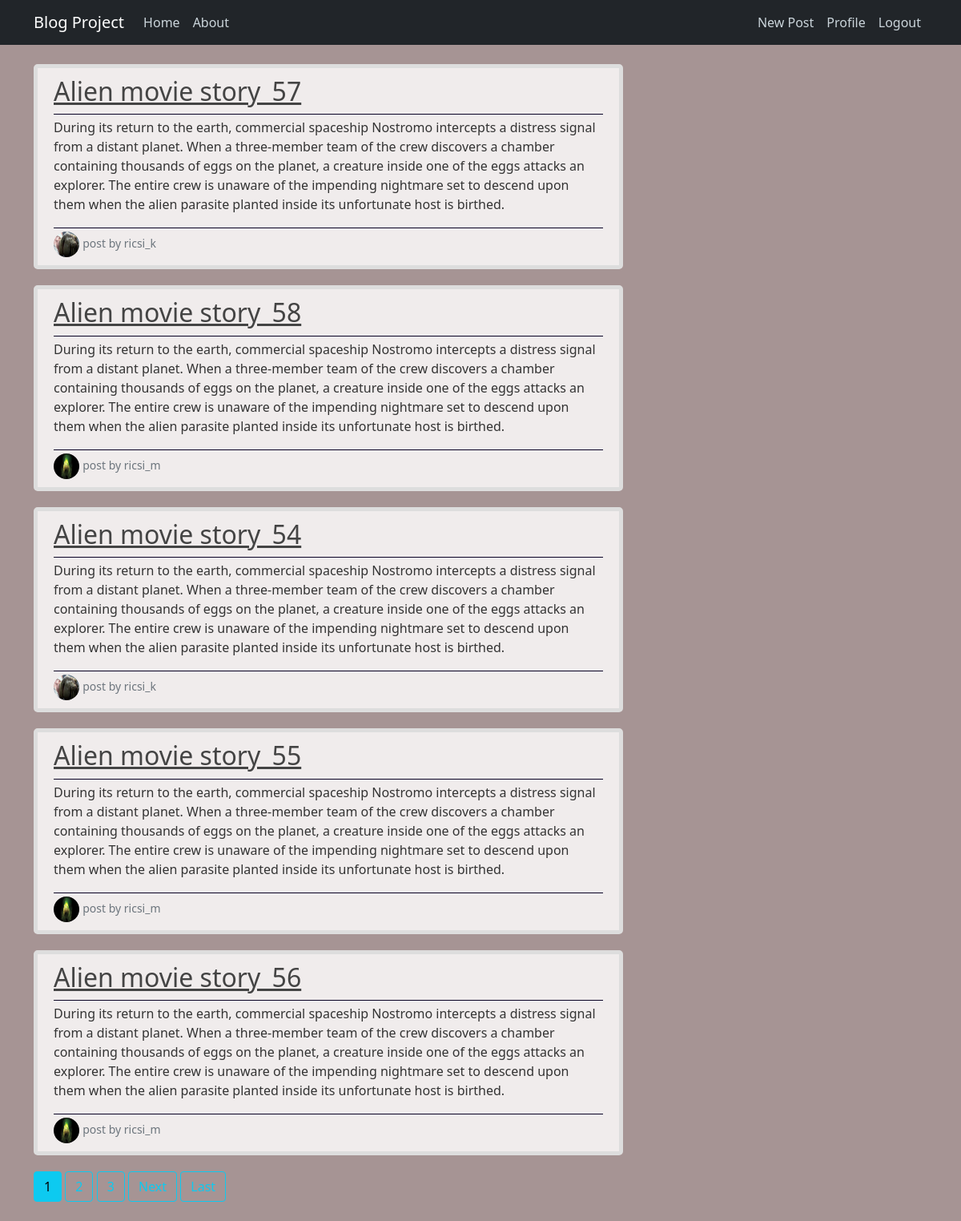
Screenshot of / (signed in) with the database file from the repository.
### core_blog/models.py (models this page shows, shortened)
class PostModel(models.Model):
    title = models.CharField(max_length=100)
    content = models.TextField(max_length=4000)
    date_posted = models.DateTimeField(default=timezone.now) #referencia hivatkozás
    author = models.ForeignKey(User, on_delete=models.DO_NOTHING)
    class Meta:
        db_table = 'posts'

### user_registration/models.py (models this page shows, shortened)
class ProfileModel(models.Model):
    user = models.OneToOneField(User,on_delete=models.CASCADE)
    image = models.ImageField(default='profile_pics/default.jpg', upload_to='profile_pics')
    class Meta:
        db_table = 'profile'

### core_blog/views.py (the view)
# urls.py: path('', PostsListView.as_view(), name='index'),
class PostsListView(ListView):
    model = PostModel
    template_name = 'blog/index.html'
    context_object_name = 'posts'
    ordering = ['-date_posted']
    paginate_by = 5

### templates/blog/index.html (shortened to what this page needs)
{% extends 'base/base.html' %}
{% block content %}
    {% for post in posts%}
        <article class="media content-section">
            <div class="article-metadata">
                <h2><a href="{% url 'post-detail' post.id %}" class="article-title">{{ post.title }}</a></h2>
            </div>
            <div class="article-metadata">
                <p>{{ post.content }}</p>
            </div>
            <div>
                <img class="rounded-circle article-img" src="{{ post.author.profilemodel.image.url }}">
                <small class="text-muted"> post by {{ post.author }}</small>
            </div>
        </article>
    {% endfor %}
    {% if is_paginated %}
        {% for num in page_obj.paginator.page_range %}
            {% if page_obj.number == num %}
                <a class="btn btn-info mb-4" href="?page={{ num }}">{{num}}</a>
            {% elif num > page_obj.number|add:'-3' and num < page_obj.number|add:'3' %}
                <a class="btn btn-outline-info mb-4" href="?page={{ num }}">{{num}}</a>
            {% endif %}
        {% endfor %}
        {% if page_obj.has_next%}
            <a class="btn btn-outline-info mb-4" href="?page={{ page_obj.next_page_number }}">Next</a>
            <a class="btn btn-outline-info mb-4"  href="?page={{ page_obj.paginator.num_pages }}">Last</a>
        {% endif %}
    {% endif %}
{% endblock %}

### static/main.css (style rules this page uses)
body { background: #a69494; color: #333333; margin-top: 5rem; }
h1, h2, h3, h4, h5, h6 { color: #444444; }
.content-section { background: #f0ecec; padding: 10px 20px; border: 5px solid #dddddd; border-radius: 5px; margin-bottom: 20px; }
.article-title { color: #444444; }
.article-img { height: 32px; width: 32px; }
.article-metadata { padding-bottom: 1px; margin-bottom: 4px; border-bottom: 1px solid #090225 }

### rows the page displays
PostModel: title "Alien movie story_57", content "During its return to the earth, commercial spaceship Nostromo intercepts a distress signal from a distant planet. When a three-member team of the crew discovers a chamber containing thousands of eggs on the planet, a creature inside one of the eggs attacks an explorer. The entire crew is unaware of the impending nightmare set to descend upon them when the alien parasite planted inside its unfortunate host is birthed.", author.profilemodel.image (picture), author "ricsi_k"
PostModel: title "Alien movie story_58", content "During its return to the earth, commercial spaceship Nostromo intercepts a distress signal from a distant planet. When a three-member team of the crew discovers a chamber containing thousands of eggs on the planet, a creature inside one of the eggs attacks an explorer. The entire crew is unaware of the impending nightmare set to descend upon them when the alien parasite planted inside its unfortunate host is birthed.", author.profilemodel.image (placeholder picture), author "ricsi_m"
PostModel: title "Alien movie story_54", content "During its return to the earth, commercial spaceship Nostromo intercepts a distress signal from a distant planet. When a three-member team of the crew discovers a chamber containing thousands of eggs on the planet, a creature inside one of the eggs attacks an explorer. The entire crew is unaware of the impending nightmare set to descend upon them when the alien parasite planted inside its unfortunate host is birthed.", author.profilemodel.image (picture), author "ricsi_k"
PostModel: title "Alien movie story_55", content "During its return to the earth, commercial spaceship Nostromo intercepts a distress signal from a distant planet. When a three-member team of the crew discovers a chamber containing thousands of eggs on the planet, a creature inside one of the eggs attacks an explorer. The entire crew is unaware of the impending nightmare set to descend upon them when the alien parasite planted inside its unfortunate host is birthed.", author.profilemodel.image (placeholder picture), author "ricsi_m"
PostModel: title "Alien movie story_56", content "During its return to the earth, commercial spaceship Nostromo intercepts a distress signal from a distant planet. When a three-member team of the crew discovers a chamber containing thousands of eggs on the planet, a creature inside one of the eggs attacks an explorer. The entire crew is unaware of the impending nightmare set to descend upon them when the alien parasite planted inside its unfortunate host is birthed.", author.profilemodel.image (placeholder picture), author "ricsi_m"

### other values shown
{{ num }} "1"
